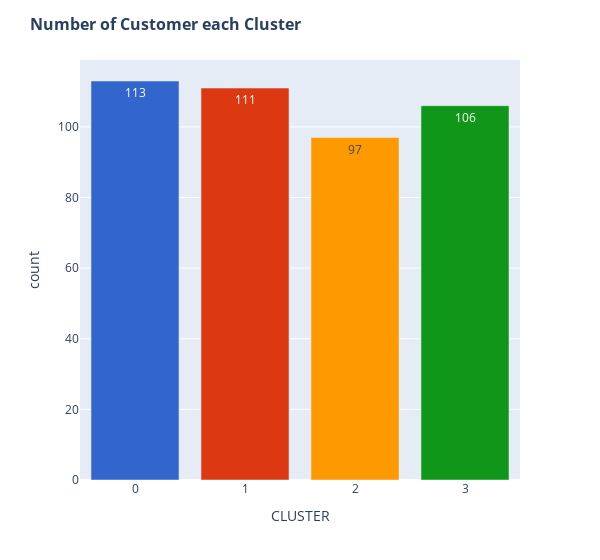

This figure's notebook cell:
### Code cell
pdf = pd.read_csv('pdf.csv').drop('Unnamed: 0', axis = 1)
cluster_group = pdf.groupby('CLUSTER').agg(count = ('customerid', 'nunique')).reset_index()
cluster_group['CLUSTER'] = cluster_group['CLUSTER'].astype(str)
cluster_chart = py.bar(cluster_group, x = 'CLUSTER', y = 'count', color = 'CLUSTER',text = cluster_group['count'], color_discrete_sequence=py.colors.qualitative.G10, width = 600)
cluster_chart.update_layout(title="<b>Number of Customer each Cluster</b>", title_font=dict(size=16), showlegend=False, )
cluster_chart.update_layout(yaxis={'categoryorder':'total ascending'})

### Figure 1 — Plotly figure (JSON) as saved in the notebook; plotly's stock layout.template omitted (floating-point values rounded to 4 significant figures)
{"data": [{"alignmentgroup": "True", "hovertemplate": "CLUSTER=%{x}<br>count=%{text}<extra></extra>", "legendgroup": "0", "marker": {"color": "#3366CC", "pattern": {"shape": ""}}, "name": "0", "offsetgroup": "0", "orientation": "v", "showlegend": true, "text": [113], "textposition": "auto", "type": "bar", "x": ["0"], "xaxis": "x", "y": [113], "yaxis": "y"}, {"alignmentgroup": "True", "hovertemplate": "CLUSTER=%{x}<br>count=%{text}<extra></extra>", "legendgroup": "1", "marker": {"color": "#DC3912", "pattern": {"shape": ""}}, "name": "1", "offsetgroup": "1", "orientation": "v", "showlegend": true, "text": [111], "textposition": "auto", "type": "bar", "x": ["1"], "xaxis": "x", "y": [111], "yaxis": "y"}, {"alignmentgroup": "True", "hovertemplate": "CLUSTER=%{x}<br>count=%{text}<extra></extra>", "legendgroup": "2", "marker": {"color": "#FF9900", "pattern": {"shape": ""}}, "name": "2", "offsetgroup": "2", "orientation": "v", "showlegend": true, "text": [97], "textposition": "auto", "type": "bar", "x": ["2"], "xaxis": "x", "y": [97], "yaxis": "y"}, {"alignmentgroup": "True", "hovertemplate": "CLUSTER=%{x}<br>count=%{text}<extra></extra>", "legendgroup": "3", "marker": {"color": "#109618", "pattern": {"shape": ""}}, "name": "3", "offsetgroup": "3", "orientation": "v", "showlegend": true, "text": [106], "textposition": "auto", "type": "bar", "x": ["3"], "xaxis": "x", "y": [106], "yaxis": "y"}], "layout": {"barmode": "relative", "legend": {"title": {"text": "CLUSTER"}, "tracegroupgap": 0}, "margin": {"t": 60}, "showlegend": false, "title": {"font": {"size": 16}, "text": "<b>Number of Customer each Cluster</b>"}, "width": 600, "xaxis": {"anchor": "y", "categoryarray": ["0", "1", "2", "3"], "categoryorder": "array", "domain": [0, 1], "title": {"text": "CLUSTER"}}, "yaxis": {"anchor": "x", "categoryorder": "total ascending", "domain": [0, 1], "title": {"text": "count"}}}}
